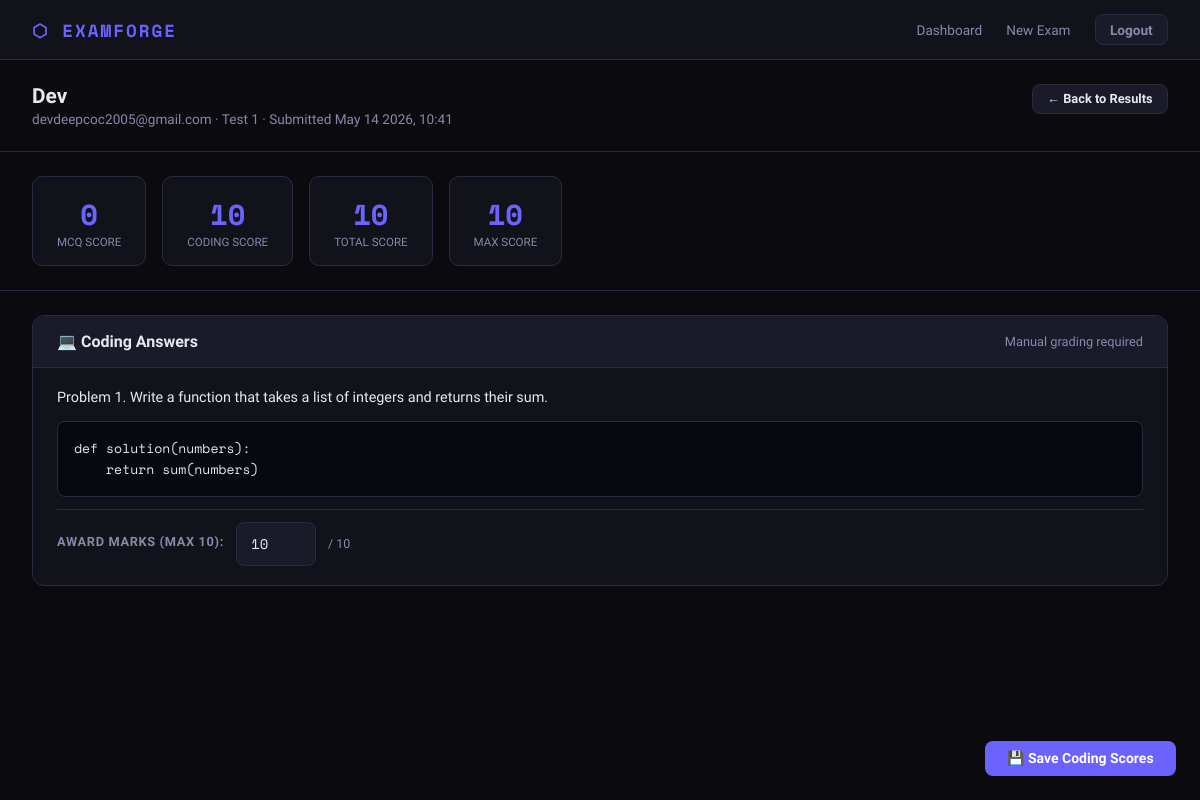
Page /attempt/1/detail (signed in) on the committed database.
### app.py (models this page shows)
class Attempt(db.Model):
    id = db.Column(db.Integer, primary_key=True)
    exam_id = db.Column(db.Integer, db.ForeignKey('exam.id'), nullable=False)
    candidate_name = db.Column(db.String(100), nullable=False)
    candidate_email = db.Column(db.String(150), nullable=False)
    started_at = db.Column(db.DateTime, default=now_ist)
    submitted_at = db.Column(db.DateTime)
    mcq_submitted = db.Column(db.Boolean, default=False)
    mcq_started_at = db.Column(db.DateTime)
    mcq_score = db.Column(db.Integer, default=0)
    coding_submitted = db.Column(db.Boolean, default=False)
    coding_started_at = db.Column(db.DateTime)
    coding_score = db.Column(db.Integer, default=0)
    total_score = db.Column(db.Integer, default=0)
    max_score = db.Column(db.Integer, default=0)
    answers = db.relationship('Answer', backref='attempt', lazy=True, cascade='all, delete-orphan')
    email_sent = db.Column(db.Boolean, default=False)

class Exam(db.Model):
    id = db.Column(db.Integer, primary_key=True)
    title = db.Column(db.String(200), nullable=False)
    security_key = db.Column(db.String(20), unique=True, nullable=False)
    teacher_id = db.Column(db.Integer, db.ForeignKey('teacher.id'), nullable=False)
    total_time_minutes = db.Column(db.Integer, default=60)
    mcq_enabled = db.Column(db.Boolean, default=True)
    coding_enabled = db.Column(db.Boolean, default=True)
    mcq_time_minutes = db.Column(db.Integer, default=30)
    coding_time_minutes = db.Column(db.Integer, default=30)
    is_active = db.Column(db.Boolean, default=True)
    allowed_emails = db.Column(db.Text)  # Comma-separated list of allowed emails (empty = anyone)
    created_at = db.Column(db.DateTime, default=now_ist)
    questions = db.relationship('Question', backref='exam', lazy=True, cascade='all, delete-orphan')
    attempts = db.relationship('Attempt', backref='exam', lazy=True, cascade='all, delete-orphan')

class Answer(db.Model):
    id = db.Column(db.Integer, primary_key=True)
    attempt_id = db.Column(db.Integer, db.ForeignKey('attempt.id'), nullable=False)
    question_id = db.Column(db.Integer, db.ForeignKey('question.id'), nullable=False)
    answer_text = db.Column(db.Text)
    is_correct = db.Column(db.Boolean)
    marks_awarded = db.Column(db.Integer, default=0)
    question = db.relationship('Question')

class Question(db.Model):
    id = db.Column(db.Integer, primary_key=True)
    exam_id = db.Column(db.Integer, db.ForeignKey('exam.id'), nullable=False)
    section = db.Column(db.String(10), nullable=False)  # 'mcq' or 'coding'
    order_num = db.Column(db.Integer, default=0)
    text = db.Column(db.Text, nullable=False)
    marks = db.Column(db.Integer, default=1)
    option_a = db.Column(db.String(500))
    option_b = db.Column(db.String(500))
    option_c = db.Column(db.String(500))
    option_d = db.Column(db.String(500))
    correct_option = db.Column(db.String(1))  # 'a','b','c','d'
    expected_output = db.Column(db.Text)
    language_hint = db.Column(db.String(50))
    starter_code = db.Column(db.Text)  # Starter code template
    test_cases = db.Column(db.Text)  # JSON array of test cases: [{"input": "...", "output": "..."}]

### app.py (the view)
@app.route('/attempt/<int:attempt_id>/detail')
@teacher_required
def attempt_detail(attempt_id):
    attempt = Attempt.query.get_or_404(attempt_id)
    exam = Exam.query.get(attempt.exam_id)
    if exam.teacher_id != session['teacher_id']:
        return redirect(url_for('dashboard'))
    answers = Answer.query.filter_by(attempt_id=attempt_id).all()
    return render_template('attempt_detail.html', attempt=attempt, exam=exam, answers=answers)

### app.py (called while the page is built)
def teacher_required(f):
    from functools import wraps
    @wraps(f)
    def decorated(*args, **kwargs):
        if 'teacher_id' not in session:
            return redirect(url_for('teacher_login'))
        return f(*args, **kwargs)
    return decorated

### templates/attempt_detail.html (shortened to what this page needs)
{% extends "base.html" %}
{% block content %}
<div class="detail-header">
  <div>
    <h1>{{ attempt.candidate_name }}</h1>
    <div style="color:var(--text-muted); font-size:0.85rem; margin-top:0.2rem;">
      {{ attempt.candidate_email }} · {{ exam.title }}
      {% if attempt.submitted_at %} · Submitted {{ attempt.submitted_at.strftime('%b %d %Y, %H:%M') }}{% endif %}
    </div>
  </div>
  <a href="{{ url_for('exam_results', exam_id=exam.id) }}" class="btn btn-secondary btn-sm">← Back to Results</a>
</div>
<div class="score-summary">
  <div class="score-box">
    <div class="val">{{ attempt.mcq_score }}</div>
    <div class="lbl">MCQ Score</div>
  </div>
  <div class="score-box">
    <div class="val" id="coding-score-display">{{ attempt.coding_score }}</div>
    <div class="lbl">Coding Score</div>
  </div>
  <div class="score-box">
    <div class="val" id="total-score-display">{{ attempt.total_score }}</div>
    <div class="lbl">Total Score</div>
  </div>
  <div class="score-box">
    <div class="val">{{ attempt.max_score }}</div>
    <div class="lbl">Max Score</div>
  </div>
</div>
<div class="sections">
  {% set mcq_answers = answers | selectattr('question.section', 'equalto', 'mcq') | list %}
  {% set coding_answers = answers | selectattr('question.section', 'equalto', 'coding') | list %}
  {% if coding_answers %}
  <div class="section-block">
    <div class="section-block-header">
      <h2>💻 Coding Answers</h2>
      <span style="font-size:0.8rem; color:var(--text-muted);">Manual grading required</span>
    </div>
    {% for ans in coding_answers %}
    <div class="answer-row">
      <div class="q-text-sm">Problem {{ loop.index }}. {{ ans.question.text }}</div>
      <div class="code-block">{{ ans.answer_text if ans.answer_text else '(No code submitted)' }}</div>
      <div class="mark-input-row">
        <label>Award marks (max {{ ans.question.marks }}):</label>
        <input type="number" class="mark-input coding-score-input" data-answer-id="{{ ans.id }}" data-max="{{ ans.question.marks }}"
               value="{{ ans.marks_awarded }}" min="0" max="{{ ans.question.marks }}">
        <span style="font-size:0.78rem; color:var(--text-muted);">/ {{ ans.question.marks }}</span>
      </div>
    </div>
    {% endfor %}
  </div>
  {% endif %}
</div>
{% if coding_answers %}
<button class="btn btn-primary" id="saveBtn" onclick="saveScores()">💾 Save Coding Scores</button>
{% endif %}
{% endblock %}

### templates/base.html (style rules this page uses)
:root { --bg: #0a0a0f; --surface: #12121a; --surface2: #1a1a28; --border: #2a2a40; --accent: #6c63ff; --accent2: #ff6584; --green: #00e5a0; --text: #e8e8f0; --text-muted: #8888aa; --font-mono: 'Space Mono', monospace; --font-sans: 'Sora', sans-serif; }
* { margin:0; padding:0; box-sizing:border-box; }
body { background:var(--bg); color:var(--text); font-family:var(--font-sans); min-height:100vh; }
a { color:var(--accent); text-decoration:none; }
.btn { display:inline-flex; align-items:center; gap:0.5rem; padding:0.6rem 1.4rem; border-radius:8px; font-family:var(--font-sans); font-size:0.875rem; font-weight:600; border:none; cursor:pointer; transition:all 0.2s; }
.btn-primary { background:var(--accent); color:#fff; }
.btn-secondary { background:var(--surface2); color:var(--text); border:1px solid var(--border); }
.btn-sm { padding:0.4rem 0.9rem; font-size:0.8rem; }
input, textarea, select { background:var(--surface2); border:1px solid var(--border); color:var(--text); border-radius:8px; padding:0.65rem 0.9rem; font-family:var(--font-sans); font-size:0.875rem; width:100%; transition:border-color 0.2s; }
label { font-size:0.8rem; color:var(--text-muted); font-weight:600; margin-bottom:0.3rem; display:block; text-transform:uppercase; letter-spacing:0.05em; }
h1 { font-size:1.8rem; font-weight:700; }
h2 { font-size:1.3rem; font-weight:600; }

### templates/attempt_detail.html (style rules this page uses)
.detail-header { padding:1.5rem 2rem; border-bottom:1px solid var(--border); display:flex; justify-content:space-between; align-items:flex-start; flex-wrap:wrap; gap:1rem; }
.detail-header h1 { font-size:1.3rem; }
.score-summary { display:flex; gap:1rem; padding:1.5rem 2rem; border-bottom:1px solid var(--border); flex-wrap:wrap; }
.score-box { background:var(--surface); border:1px solid var(--border); border-radius:10px; padding:1rem 1.5rem; text-align:center; }
.score-box .val { font-family:var(--font-mono); font-size:1.8rem; font-weight:700; color:var(--accent); }
.score-box .lbl { font-size:0.72rem; color:var(--text-muted); text-transform:uppercase; }
.sections { padding:1.5rem 2rem; display:grid; gap:2rem; }
.section-block { background:var(--surface); border:1px solid var(--border); border-radius:12px; overflow:hidden; }
.section-block-header { padding:1rem 1.5rem; background:var(--surface2); border-bottom:1px solid var(--border); display:flex; justify-content:space-between; align-items:center; }
.section-block-header h2 { font-size:1rem; }
.answer-row { padding:1.2rem 1.5rem; border-bottom:1px solid var(--border); }
.answer-row:last-child { border-bottom:none; }
.q-text-sm { font-size:0.9rem; line-height:1.5; margin-bottom:0.75rem; font-weight:500; }
.code-block { background:#080810; border:1px solid var(--border); border-radius:8px; padding:1rem; font-family:var(--font-mono); font-size:0.82rem; line-height:1.6; white-space:pre-wrap; overflow-x:auto; max-height:320px; overflow-y:auto; }
.mark-input-row { display:flex; align-items:center; gap:0.75rem; margin-top:0.75rem; padding-top:0.75rem; border-top:1px solid var(--border); }
.mark-input-row label { font-size:0.8rem; color:var(--text-muted); }
.mark-input { width:80px !important; font-family:var(--font-mono); }
#saveBtn { position:fixed; bottom:1.5rem; right:1.5rem; }

### rows in the picture
Attempt: candidate_name "Dev", candidate_email "devdeepcoc2005@gmail.com", submitted_at "May 14 2026, 10:41", mcq_score "0", coding_score "10", total_score "10", max_score "10"
Exam: title "Test 1"
Answer: question.text "Write a function that takes a list of integers and returns their sum.", answer_text "def solution(numbers): return sum(numbers)", question.marks "10"
